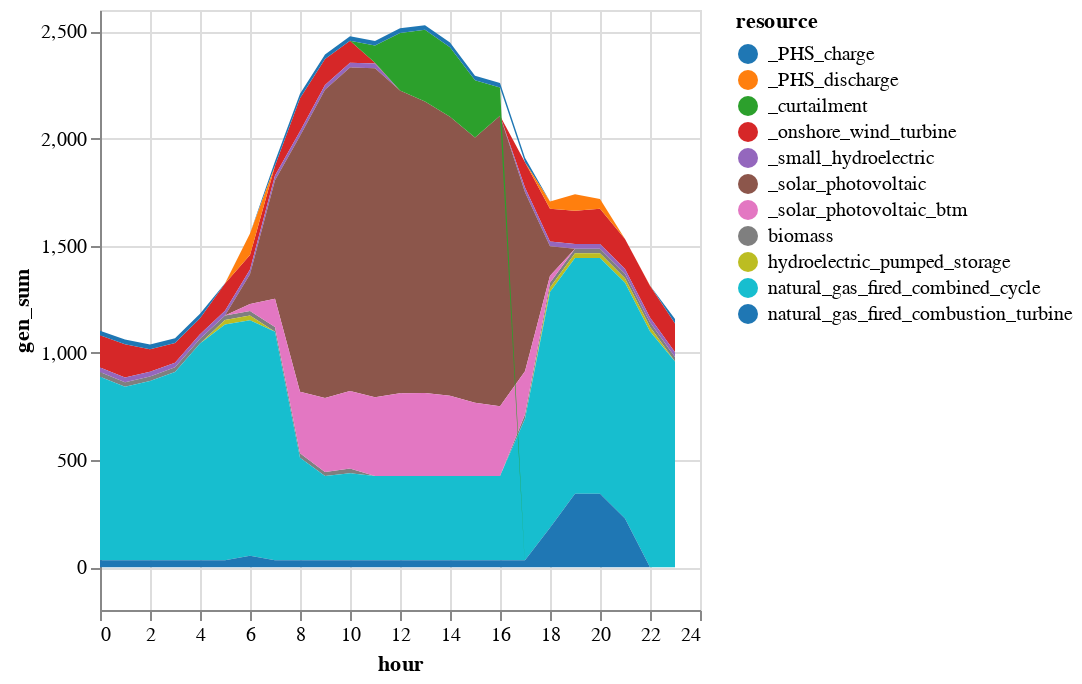

Notebook source saved alongside this figure:
### Code cell
# Plot stacked area chart of generation for the given day using vegalite

# Add in BTM solar and curtailment and plot results

# need to define T_period to use the code from Notebook 5
T_period = 1:24

sol_gen = innerjoin(UC_solution_batt.gen, 
                    gen_df[!, [:r_id, :resource]], 
                    on = :r_id)
sol_gen = combine(groupby(sol_gen, [:resource, :hour]), 
            :gen => sum)

# Rename generators (for plotting purposes)
sol_gen[sol_gen.resource .== "solar_photovoltaic", :resource] .= "_solar_photovoltaic"
sol_gen[sol_gen.resource .== "onshore_wind_turbine", :resource] .= "_onshore_wind_turbine"
sol_gen[sol_gen.resource .== "small_hydroelectric", :resource] .= "_small_hydroelectric"

# BTM solar
btm = DataFrame(resource = repeat(["_solar_photovoltaic_btm"]; outer=length(T_period)), 
    hour = T_period,
    gen_sum = gen_variable_long[gen_variable_long.gen_full .== "wec_sdge_solar_photovoltaic_1.0",:cf] * 600)
append!(sol_gen, btm)

# Curtailment
curtail = combine(groupby(UC_solution_batt.curtail, [:hour]),
            :curt => sum)
curtail[!, :resource] .= "_curtailment"
rename!(curtail, :curt_sum => :gen_sum)
append!(sol_gen, curtail[:,[:resource, :hour, :gen_sum]])

# PHS Charge
PHS_charge = DataFrame(hour = T_period, charge = UC_solution_batt.charge)
PHS_charge[!, :resource] .= "_PHS_charge"
rename!(PHS_charge, :charge => :gen_sum)
append!(sol_gen, PHS_charge[:,[:resource,:hour,:gen_sum]])

# PHS Discharge
PHS_discharge = DataFrame(hour = T_period, discharge = UC_solution_batt.discharge)
PHS_discharge[!, :resource] .= "_PHS_discharge"
rename!(PHS_discharge, :discharge => :gen_sum)
append!(sol_gen, PHS_discharge[:,[:resource,:hour,:gen_sum]])

# Rescale hours
sol_gen.hour = sol_gen.hour .- T_period[1]

sol_gen |>
@vlplot(:area, 
    x=:hour, y={:gen_sum, stack=:zero}, 
    color={"resource:n", scale={scheme="category10"}})

### Figure 1 — Vega-Lite specification as saved in the notebook (floating-point values rounded to 4 significant figures; data arrays with more than 128 entries replaced by an {"elided": "..."} marker saying what was removed)
{"data": {"values": {"elided": "264 records"}}, "encoding": {"color": {"field": "resource", "scale": {"scheme": "category10"}, "type": "nominal"}, "x": {"field": "hour", "type": "quantitative"}, "y": {"field": "gen_sum", "stack": "zero", "type": "quantitative"}}, "mark": "area"}
